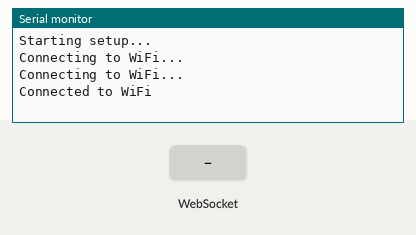
A sketch run on a simulated ESP32. On the bench: the last lines printed to the serial monitor. The test bench sets the inputs (shaded band). WiFi joins after 1.5 s; servers stay silent unless stated.

Above: at 3.2 s.
3.3 s: WebSocket text "1" received
At 3.7 s:
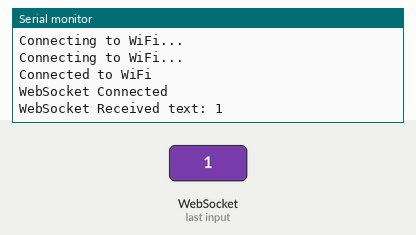
4.8 s: WebSocket text "0" received
At 4.96 s:
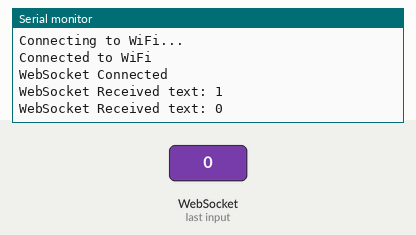
6.5 s: WebSocket text "2" received
At 7.3 s:
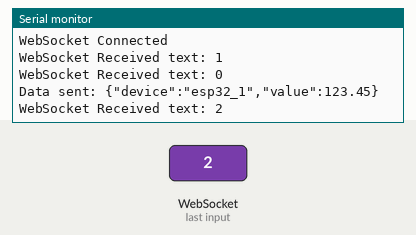

The sketch:

data-source.ino
```cpp
#include <WiFi.h>
#include <WebSocketsClient.h>
#include <ArduinoJson.h>

const char* ssid = "ACTX_Corner-Office"; // Replace with your actual SSID
const char* password = "falcon2023"; // Replace with your actual password
const char* serverAddress = "192.168.68.196"; // Replace with your actual server IP address
const int serverPort = 4000; // Ensure this matches your server's port

WebSocketsClient webSocket;

void webSocketEvent(WStype_t type, uint8_t * payload, size_t length) {
  switch(type) {
    case WStype_DISCONNECTED:
      Serial.println("WebSocket Disconnected");
      break;
    case WStype_CONNECTED:
      Serial.println("WebSocket Connected");
      webSocket.sendTXT("Hello from ESP32");
      break;
    case WStype_TEXT:
      Serial.printf("WebSocket Received text: %s\n", payload);
      break;
    case WStype_BIN:
      Serial.println("WebSocket Received binary data");
      break;
    case WStype_ERROR:
      Serial.println("WebSocket Error");
      break;
  }
}

void setup() {
  Serial.begin(115200);
  Serial.println("Starting setup...");

  WiFi.begin(ssid, password);
  while (WiFi.status() != WL_CONNECTED) {
    delay(1000);
    Serial.println("Connecting to WiFi...");
  }
  Serial.println("Connected to WiFi");

  webSocket.begin(serverAddress, serverPort, "/");
  webSocket.onEvent(webSocketEvent);
}

void loop() {
  webSocket.loop();

  static unsigned long lastSendTime = 0;
  if (millis() - lastSendTime > 5000) {
    lastSendTime = millis();

    DynamicJsonDocument doc(1024);
    doc["device"] = "esp32_1";
    doc["value"] = 123.45;

    String data;
    serializeJson(doc, data);

    webSocket.sendTXT(data);
    Serial.println("Data sent: " + data);
  }
}
```

Measured:
- after the input at 3.3 s, the serial monitor: prints a new line at once (image 1)
- after the input at 4.8 s, the serial monitor: prints a new line at once (image 2)
- after the input at 6.5 s, the serial monitor: prints a new line at once (image 3)
